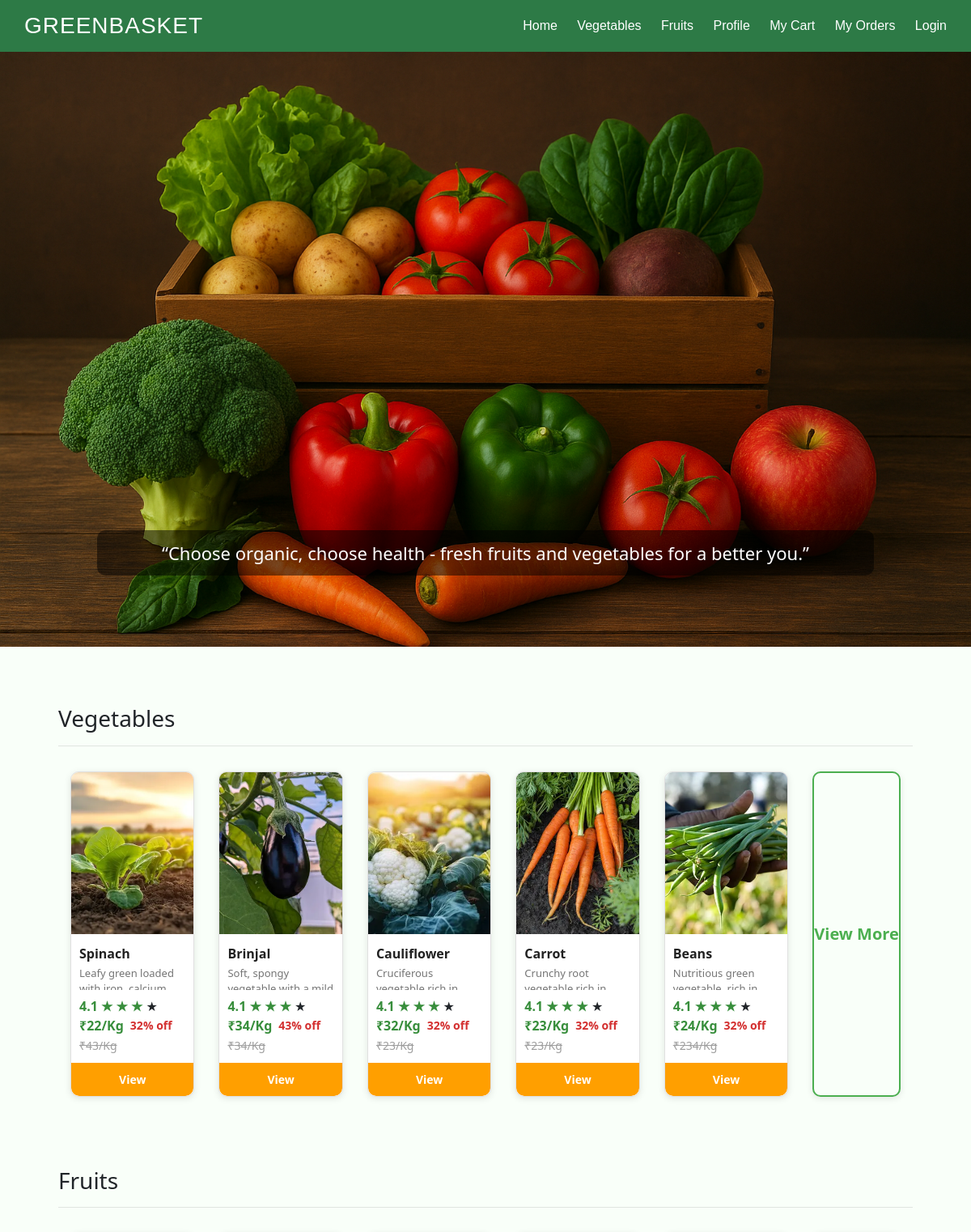
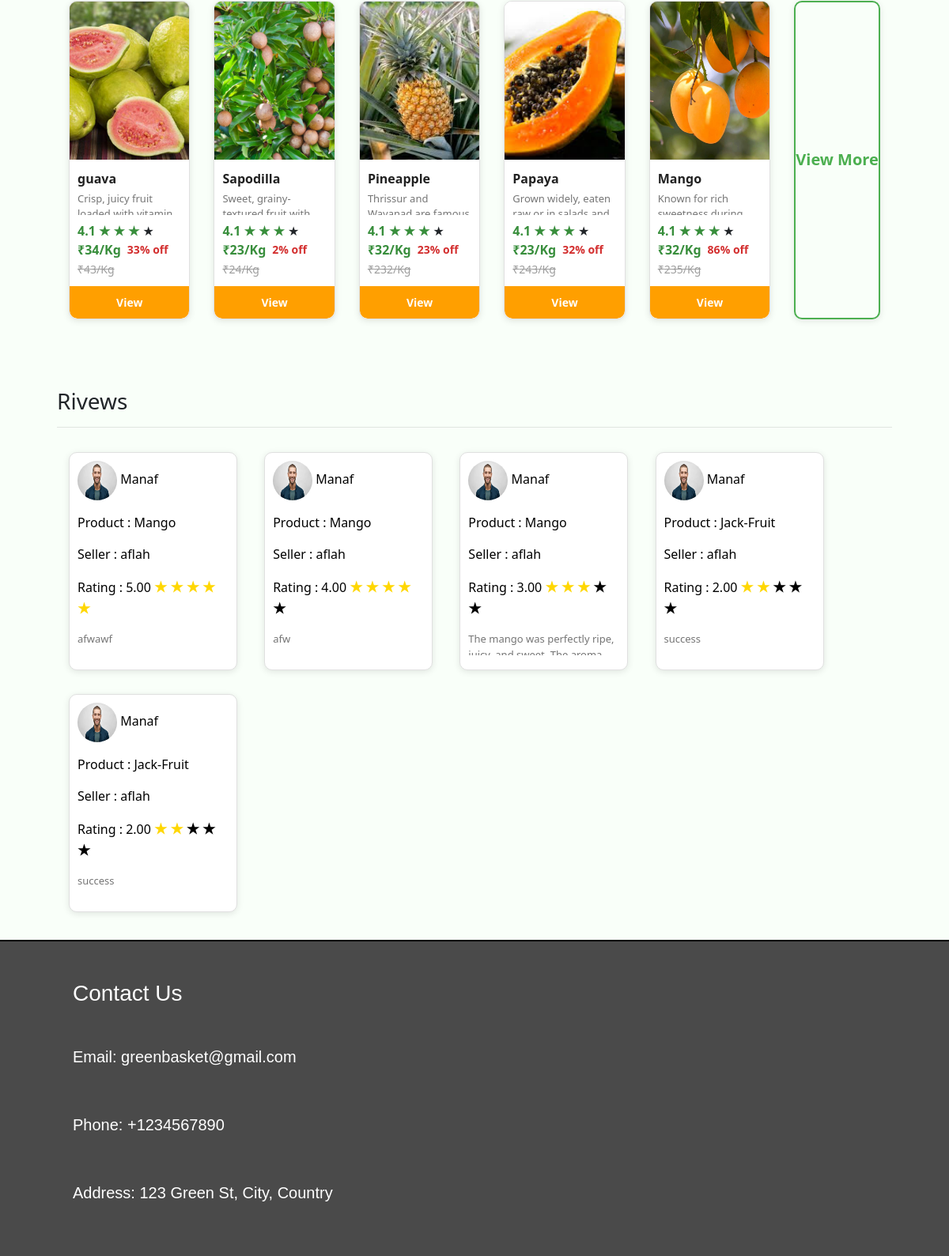
The page / on the database its author committed (2 pictures, top to bottom).
### home/models.py (models this page shows, shortened)
class Product(models.Model):
    item = models.ForeignKey(Item, on_delete=models.CASCADE)
    image = models.ImageField(upload_to='products')
    image1 = models.ImageField(upload_to='products',null=True, blank=True)
    image2 = models.ImageField(upload_to='products',null=True, blank=True)
    name = models.CharField(max_length=200)
    description = models.TextField()
    org_price = models.DecimalField(max_digits=10, decimal_places=0)
    selling_price = models.DecimalField(max_digits=10, decimal_places=0)
    discount = models.DecimalField(max_digits=10, decimal_places=0,null=True, blank=True)
    stock = models.IntegerField()
    seller = models.ForeignKey(Seller, on_delete=models.CASCADE,null=True, blank=True)
    created_at = models.DateTimeField(auto_now_add=True, null=True, blank=True)
    rating = models.DecimalField(max_digits=3, decimal_places=2,null=True,blank=True)

class Review(models.Model):
    product = models.ForeignKey(Product, on_delete=models.CASCADE)
    costumer = models.ForeignKey(Costumer, on_delete=models.CASCADE)
    rating = models.DecimalField(max_digits=3, decimal_places=2,null=True,blank=True)
    review = models.TextField(null=True,blank=True)
    review_img = models.ImageField(upload_to='products',null=True,blank=True)
    created_at = models.DateTimeField(auto_now_add=True, null=True, blank=True)

class Costumer(models.Model):
    COUNTRY_CHOICES = [
        ('India', 'India'),
    ]
    STATE_CHOICES = [
        ('AN', 'Andaman and Nicobar Islands'),
        ('AP', 'Andhra Pradesh'),
        ('AR', 'Arunachal Pradesh'),
        ('AS', 'Assam'),
        ('BR', 'Bihar'),
        ('CH', 'Chandigarh'),
        ('CG', 'Chhattisgarh'),
        ('DL', 'Delhi'),
        ('GA', 'Goa'),
        ('GJ', 'Gujarat'),
        ('HR', 'Haryana'),
        ('HP', 'Himachal Pradesh'),
        ('JH', 'Jharkhand'),
        ('JK', 'Jammu and Kashmir'),
        ('KA', 'Karnataka'),
        ('Kerala','Kerala'),
        ('LA', 'Ladakh'),
        ('LD', 'Lakshadweep'),
        ('MP', 'Madhya Pradesh'),
        ('MH', 'Maharashtra'),
        ('MN', 'Manipur'),
        ('ML', 'Meghalaya'),
        ('MZ', 'Mizoram'),
        ('NL', 'Nagaland'),
        ('OD', 'Odisha'),
        ('PB', 'Punjab'),
        ('PY', 'Puducherry'),
        ('RJ', 'Rajasthan'),
        ('SK', 'Sikkim'),
        ('TN', 'Tamil Nadu'),
        ('TS', 'Telangana'),
        ('TR', 'Tripura'),
        ('UP', 'Uttar Pradesh'),
        ('UK', 'Uttarakhand'),
        ('WB', 'West Bengal'),
    ]
    image = models.ImageField(upload_to='users')
    name = models.CharField(max_length=200)
    number = models.IntegerField()
    email = models.EmailField(unique=True)
    country = models.CharField(choices=COUNTRY_CHOICES,default='India')
    house_name = models.CharField(max_length=200)
    street = models.CharField(max_length=200)
    pincode = models.IntegerField()
    city = models.CharField(max_length=200)
    state = models.CharField(choices=STATE_CHOICES, default='Kerala')
    username = models.CharField()
    password = models.CharField()
    location = models.CharField(max_length=200)
    points = models.IntegerField(default=0,null=True,blank=True)

class Seller(models.Model):
    COUNTRY_CHOICES = [
        ('India', 'India'),
    ]
    STATE_CHOICES = [
        ('AN', 'Andaman and Nicobar Islands'),
        ('AP', 'Andhra Pradesh'),
        ('AR', 'Arunachal Pradesh'),
        ('AS', 'Assam'),
        ('BR', 'Bihar'),
        ('CH', 'Chandigarh'),
        ('CG', 'Chhattisgarh'),
        ('DL', 'Delhi'),
        ('GA', 'Goa'),
        ('GJ', 'Gujarat'),
        ('HR', 'Haryana'),
        ('HP', 'Himachal Pradesh'),
        ('JH', 'Jharkhand'),
        ('JK', 'Jammu and Kashmir'),
        ('KA', 'Karnataka'),
        ('Kerala', 'Kerala'),
        ('LA', 'Ladakh'),
        ('LD', 'Lakshadweep'),
        ('MP', 'Madhya Pradesh'),
        ('MH', 'Maharashtra'),
        ('MN', 'Manipur'),
        ('ML', 'Meghalaya'),
        ('MZ', 'Mizoram'),
        ('NL', 'Nagaland'),
        ('OD', 'Odisha'),
        ('PB', 'Punjab'),
        ('PY', 'Puducherry'),
        ('RJ', 'Rajasthan'),
        ('SK', 'Sikkim'),
        ('TN', 'Tamil Nadu'),
        ('TS', 'Telangana'),
        ('TR', 'Tripura'),
        ('UP', 'Uttar Pradesh'),
        ('UK', 'Uttarakhand'),
        ('WB', 'West Bengal'),
    ]
    image = models.ImageField(upload_to='users')
    name = models.CharField(max_length=200)
    number = models.IntegerField()
    email = models.EmailField(unique=True)
    country = models.CharField(max_length=200,choices=COUNTRY_CHOICES,default='India')
    shop_name = models.CharField(max_length=200)
    street = models.CharField(max_length=200)
    pincode = models.IntegerField()
    city = models.CharField(max_length=200)
    state = models.CharField(max_length=50, choices=STATE_CHOICES, default='Kerala')
    image1 = models.ImageField(upload_to='users')
    image2 = models.ImageField(upload_to='users')
    image3 = models.ImageField(upload_to='users')
    licens = models.IntegerField(max_length=200)
    GST_Number = models.IntegerField(max_length=200)
    username = models.CharField()
    password = models.CharField()
    location = models.CharField(max_length=200)

### home/views.py (the view)
# urls.py: path('',dhomefn),
def dhomefn(request):
    request.session['user_id'] = False
    veg = Product.objects.filter(item_id=1).order_by('-id')[:5]
    fruit = Product.objects.filter(item__id=2).order_by('-id')[:5]
    reviews = Review.objects.all().order_by('-id')[:5]
    request.session['recent'] = []
    return render(request,'dhome.html',{"veg": veg, "fruit": fruit,'reviews': reviews})

### home/templates/dhome.html (shortened to what this page needs)
{% load static %}
<!DOCTYPE html>
<html>
<head>
    <link rel="stylesheet" href="https://cdn.jsdelivr.net/npm/bootstrap@4.1.3/dist/css/bootstrap.min.css">
    <link rel="stylesheet" href="{% static 'css/style.css' %}">
</head>
<body>
        <div class="header">
            <h1>GREENBASKET</h1>
            <div class="nav-links">
                <a href="/login/">Home</a>
                <a href="/login/">Vegetables</a>
                <a href="/login/">Fruits</a>
                <a href="/login/">Profile</a>
                <a href="/login/">My Cart</a>
                <a href="/login/">My Orders</a>
                <a href="/login/">Login</a>
            </div>
        </div>
        <div class="blank"></div>
        <div class="slider">
            <div class="slide active">
                <img src="{% static 'images/img1.png' %}" alt="Slide 1">
                <h4>“Choose organic, choose health - fresh fruits and vegetables for a better you.”</h4>
            </div>
        </div>
        <div class="div2">
            <h3>Vegetables</h3>
            <hr>
            <div class="mainn">
                {% for veg in veg %}
                    <div class="product-card">
                        <div class="product-image">
                            <img src="{{ veg.image.url }}" alt="{{ veg.name }}">
                        </div>
                        <div class="product-info">
                            <h4 class="product-name">{{ veg.name }}</h4>
                            <p class="product-description">{{ veg.description }}</p>
                            <span class="selling-price">4.1</span>
                            <span class="selling-price">★ ★ ★</span>
                            <span>★</span>
                            <div class="product-pricing">
                                <span class="selling-price">₹{{ veg.selling_price }}/Kg</span>
                                <span class="discount">{{ veg.discount }}% off</span><br>
                            </div>
                            <span class="org-price">₹{{ veg.org_price }}/Kg</span>
                        </div>
                        <button class="buy-btn" onclick="location.href='/login/'">View</button>
                    </div>
                {% endfor %}
                <a class="product-card more" href="/login/">View More</a>
            </div>
        </div>
        <div class="div2">
            <h3>Fruits</h3>
            <hr>
            <div class="mainn">
                {% for fruit in fruit %}
                    <div class="product-card">
                        <div class="product-image">
                            <img src="{{ fruit.image.url }}" alt="{{ fruit.name }}">
                        </div>
                        <div class="product-info">
                            <h4 class="product-name">{{ fruit.name }}</h4>
                            <p class="product-description">{{ fruit.description }}</p>
                            <span class="selling-price">4.1</span>
                            <span class="selling-price">★ ★ ★</span>
                            <span>★</span>
                            <div class="product-pricing">
                                <span class="selling-price">₹{{ fruit.selling_price }}/Kg</span>
                                <span class="discount">{{ fruit.discount }}% off</span><br>
                            </div>
                            <span class="org-price">₹{{ fruit.org_price }}/Kg</span>
                        </div>
                        <button class="buy-btn" onclick="location.href='/login/'">View</button>
                    </div>
                {% endfor %}
                <a class="product-card more" href="/login/">View More</a>
            </div>
        </div>
         <div class="div2">
            <h3>Rivews</h3>
            <hr>
            {% for reviews in reviews %}
            <a class="padding product-card" href="/login/">
                <p><img class="small" src="{{ reviews.costumer.image.url }}"> {{reviews.costumer.name}}</p>
                <p>Product : {{reviews.product.name}} </p>
                <p>Seller : {{reviews.product.seller.name}}</p>
                <p>
                    Rating : {{reviews.rating}}
                    <span class="selling-price">
                        {% for _ in "12345"|make_list %}
                            {% if forloop.counter <= reviews.rating %}
                            <span class="star gold">★</span>
                            {% else %}
                            <span class="star">★</span>
                            {% endif %}
                        {% endfor %}
                    </span>
                </p>
                <p class="product-description">{{reviews.review}}</p>
            </a>
            {% endfor %}
        </div>
        <div class="div4">
            <h3 style="color: white; padding: 20px;">Contact Us</h3>
            <p style="color: white; padding: 20px;">Email: greenbasket@gmail.com</p>
            <p style="color: white; padding: 20px;">Phone: +1234567890</p>
            <p style="color: white; padding: 20px;">Address: 123 Green St, City, Country</p>
        </div>
</body>
</html>

### home/static/css/style.css (style rules this page uses)
* { margin: 0; padding: 0; box-sizing: border-box; }
.div2 { width: 100%; height: auto; padding: 6%; margin-bottom: -6%; background-color: rgb(249, 255, 249); }
.div4 { width: 100%; height: 400px; background-color: rgb(74, 74, 74); padding: 6%; margin-top: 20px; text-align: left; color: white; font-size: 20px; font-family: 'Gill Sans', 'Gill Sans MT', Calibri, 'Trebuchet MS', sans-serif; display: flex; flex-direction: column; justify-content: center; align-items: left; text-align: left; box-sizing: border-box; border-top: 2px solid black; }
.mainn { display: flex; flex-direction: row; justify-content: left; }
.product-card { width: 213px; border: 1px solid #e0e0e0; border-radius: 10px; overflow: hidden; background: #fff; box-shadow: 0 2px 8px rgba(0,0,0,0.1); transition: transform 0.3s ease, box-shadow 0.3s ease; margin: 15px; display: inline-block; vertical-align: top; }
.product-image img { width: 100%; height: 200px; object-fit: cover; }
.product-info { padding: 10px; text-align: left; }
.product-name { font-size: 16px; font-weight: bold; color: #212121; margin: 5px 0; }
.product-description { font-size: 13px; color: #757575; margin-bottom: 8px; height: 30px; overflow: hidden; }
.product-pricing { display: flex; align-items: center; gap: 8px; }
.org-price { font-size: 14px; text-decoration: line-through; color: #9e9e9e; }
.selling-price { font-size: 16px; font-weight: bold; color: #388e3c; }
.discount { font-size: 14px; color: #d32f2f; font-weight: bold; }
.buy-btn { width: 100%; padding: 10px; background: #ff9f00; border: none; color: white; font-weight: bold; cursor: pointer; font-size: 14px; border-bottom-left-radius: 10px; border-bottom-right-radius: 10px; }
.more { width: 150px; height: auto; background: #f9fff9; border: 2px solid #4caf50; color: #4caf50; text-align: center; font-size: 20px; font-weight: bold; display: flex; justify-content: center; align-items: center; text-decoration: none; transition: all 0.3s ease; cursor: pointer; }
.blank { height: 64px; }
.slider { position: relative; width: 100%; height: 735px; overflow: hidden; }
.slide { position: absolute; width: 100%; height: 100%; top: 0; left: 100%; opacity: 0; transition: all 1s ease-in-out; }
.slide.active { left: 0; opacity: 1; }
.slide img { width: 100%; height: 735px; object-fit: cover; }
.slide h4 { position: absolute; bottom: 80px; left: 50%; transform: translateX(-50%); color: white; background-color: rgba(0, 0, 0, 0.5); padding: 15px 25px; border-radius: 10px; font-size: 22px; text-align: center; width: 80%; }
body { background-color: #f8f9fa; font-family: "Segoe UI", sans-serif; }
.header { background-color: #2d7a46; font-family: 'Gill Sans', 'Gill Sans MT', Calibri, 'Trebuchet MS', sans-serif; position: fixed; width: 100% ; z-index: 10; top: 0; padding: 15px 30px; display: flex; align-items: center; justify-content: space-between; color: white; }
.header h1 { margin: 0; font-size: 28px; letter-spacing: 1px; }
.header .nav-links a { color: white; margin-left: 20px; text-decoration: none; font-weight: 500; }
.star { font-size: 18px; color: black; }
.star.gold { color: gold; }
.padding { color: rgb(0, 0, 0) !important; text-decoration: none !important; padding: 10px; color: black; }
.small { width: 50px; height: 50px; border-radius: 25px; }

### rows shown on the page
Product: image (picture), name "Spinach", description "Leafy green loaded…", selling_price "22", discount "32", org_price "43"
Product: image (picture), name "Brinjal", description "Soft, spongy…", selling_price "34", discount "43", org_price "34"
Product: image (picture), name "Cauliflower", description "Cruciferous…", selling_price "32", discount "32", org_price "23"
Product: image (picture), name "Carrot", description "Crunchy root…", selling_price "23", discount "32", org_price "23"
Product: image (picture), name "Beans", description "Nutritious green…", selling_price "24", discount "32", org_price "234"
Product: image (picture), name "guava", description "Crisp, juicy fruit…", selling_price "34", discount "33", org_price "43"
Product: image (picture), name "Sapodilla", description "Sweet,…", selling_price "23", discount "2", org_price "24"
Product: image (picture), name "Pineapple", description "Thrissur and…", selling_price "32", discount "23", org_price "232"
Product: image (picture), name "Papaya", description "Grown widely, eaten…", selling_price "23", discount "32", org_price "243"
Product: image (picture), name "Mango", description "Known for rich…", selling_price "32", discount "86", org_price "235"
Review: costumer.image (picture), costumer.name "Manaf", product.name "Mango", product.seller.name "aflah", rating "5.00", review "afwawf"
Review: costumer.image (picture), costumer.name "Manaf", product.name "Mango", product.seller.name "aflah", rating "4.00", review "afw"
Review: costumer.image (picture), costumer.name "Manaf", product.name "Mango", product.seller.name "aflah", rating "3.00", review "The mango was perfectly ripe,…"
Review: costumer.image (picture), costumer.name "Manaf", product.name "Jack-Fruit", product.seller.name "aflah", rating "2.00", review "success"
Review: costumer.image (picture), costumer.name "Manaf", product.name "Jack-Fruit", product.seller.name "aflah", rating "2.00", review "success"
